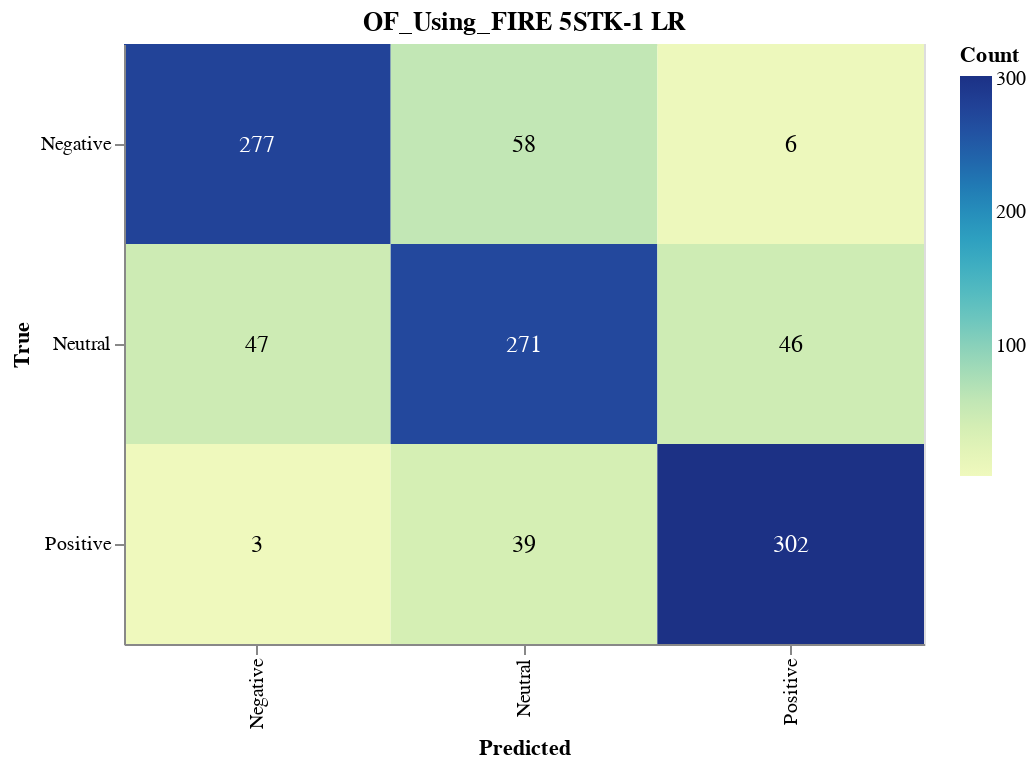

Notebook cell for this chart:
### Markdown cell above
#### Save CM

### Code cell
import altair as alt
import altair_saver
import pandas as pd
from sklearn.metrics import confusion_matrix

# Calculate the confusion matrix
cm = confusion_matrix(y_val, lr_validation_predictions)

# Define class names
class_names = ['Negative', 'Neutral', 'Positive']

# Convert confusion matrix to DataFrame
cm_df = pd.DataFrame(cm, index=class_names, columns=class_names).reset_index().melt(id_vars='index')
cm_df.columns = ['True', 'Predicted', 'Count']

# Ensure the order of categories
cm_df['True'] = pd.Categorical(cm_df['True'], categories=class_names, ordered=True)
cm_df['Predicted'] = pd.Categorical(cm_df['Predicted'], categories=class_names, ordered=True)

# Create the Altair plot
heatmap = alt.Chart(cm_df).mark_rect().encode(
    x=alt.X('Predicted:O', sort=class_names),
    y=alt.Y('True:O', sort=class_names),
    color='Count:Q',
    tooltip=['True', 'Predicted', 'Count']
).properties(
    width=400,
    height=300,
    title='OF_Using_FIRE 5STK-1 LR'
)

# Add text labels
text = heatmap.mark_text(
    align='center',
    baseline='middle',
    fontSize=12
).encode(
    text='Count:Q',
    color=alt.condition(
        alt.datum.Count > cm.max() / 2,
        alt.value('white'),
        alt.value('black')
    )
)

# Combine heatmap and text
final_chart = heatmap + text

# Display the plot
final_chart.show()

### Figure 1 — Vega-Lite specification as saved in the notebook (floating-point values rounded to 4 significant figures)
{"config": {"view": {"continuousWidth": 300, "continuousHeight": 300}}, "layer": [{"mark": {"type": "rect"}, "encoding": {"color": {"field": "Count", "type": "quantitative"}, "tooltip": [{"field": "True", "type": "ordinal"}, {"field": "Predicted", "type": "ordinal"}, {"field": "Count", "type": "quantitative"}], "x": {"field": "Predicted", "sort": ["Negative", "Neutral", "Positive"], "type": "ordinal"}, "y": {"field": "True", "sort": ["Negative", "Neutral", "Positive"], "type": "ordinal"}}, "title": "OF_Using_FIRE 5STK-1 LR"}, {"mark": {"type": "text", "align": "center", "baseline": "middle", "fontSize": 12}, "encoding": {"color": {"condition": {"test": "(datum.Count > 151.0)", "value": "white"}, "value": "black"}, "text": {"field": "Count", "type": "quantitative"}, "tooltip": [{"field": "True", "type": "ordinal"}, {"field": "Predicted", "type": "ordinal"}, {"field": "Count", "type": "quantitative"}], "x": {"field": "Predicted", "sort": ["Negative", "Neutral", "Positive"], "type": "ordinal"}, "y": {"field": "True", "sort": ["Negative", "Neutral", "Positive"], "type": "ordinal"}}, "title": "OF_Using_FIRE 5STK-1 LR"}], "data": {"name": "data-6bb300ede76a2976ced5ebb78fcca0e7"}, "height": 300, "width": 400, "$schema": "https://vega.github.io/schema/vega-lite/v5.17.0.json", "datasets": {"data-6bb300ede76a2976ced5ebb78fcca0e7": [{"True": "Negative", "Predicted": "Negative", "Count": 277}, {"True": "Neutral", "Predicted": "Negative", "Count": 47}, {"True": "Positive", "Predicted": "Negative", "Count": 3}, {"True": "Negative", "Predicted": "Neutral", "Count": 58}, {"True": "Neutral", "Predicted": "Neutral", "Count": 271}, {"True": "Positive", "Predicted": "Neutral", "Count": 39}, {"True": "Negative", "Predicted": "Positive", "Count": 6}, {"True": "Neutral", "Predicted": "Positive", "Count": 46}, {"True": "Positive", "Predicted": "Positive", "Count": 302}]}}
